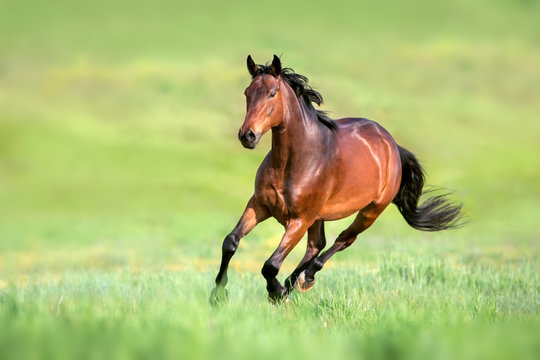
#> input picture data/horse.jpg, 540 x 360 px
$ python stitch_image.py
#> lines starting #> are read from the running program, lines starting #| are printed output that depends on the picture
import cv2


def vertical_stitch(img1, img2):
    """
    Stitch images vertical
    Args:
        img1: input image1
        img2: input image2

    Returns:
        vertical stitch image
    """
    stitch_image = cv2.vconcat([img1, img2])
    return stitch_image


def horizontal_stitch(img1, img2):
    """
    Stitch images vertical

    Args:
        img1: input image1
        img2: input image2

    Returns:
        horizontal stitch image
    """
    stitch_image = cv2.hconcat([img1, img2])
    return stitch_image


def main():
    image_path1 = "../data/horse.jpg"
    image_path2 = "../data/horse1.jpg"

    image1 = cv2.imread(image_path1)
#> image1 is the input picture: shape (360, 540, 3); mean B, G, R 115, 190.9, 174.8
    image2 = cv2.imread(image_path2)
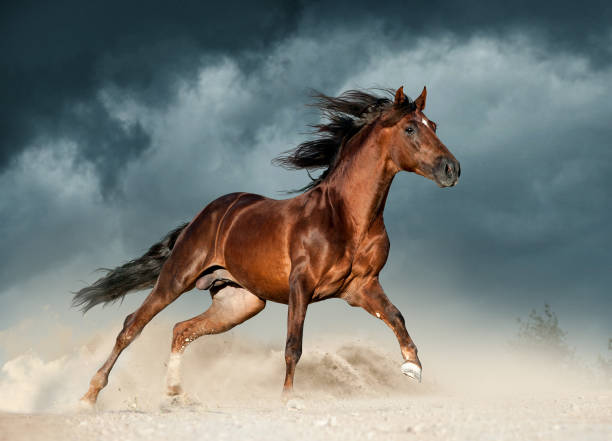
#> input picture data/horse1.jpg, 612 x 441 px
#> image2 is the input picture: shape (441, 612, 3); mean B, G, R 125.1, 129.3, 125.5

    height, width, _ = image1.shape
#> height = 360; width = 540
    image2 = cv2.resize(image2, (width, height))
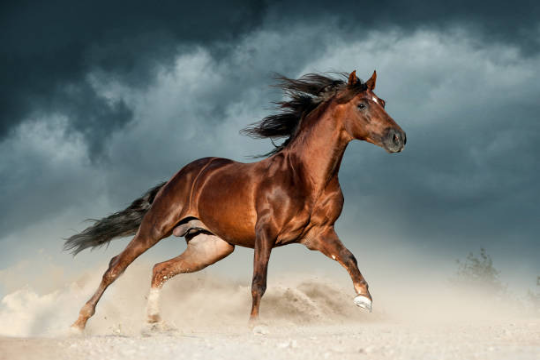
#> image2: shape (360, 540, 3); mean B, G, R 125, 129.2, 125.4

    horizontal_stitch_image = horizontal_stitch(image1, image2)
#> in horizontal_stitch, `stitch_image = cv2.hconcat([img1, img2])`:
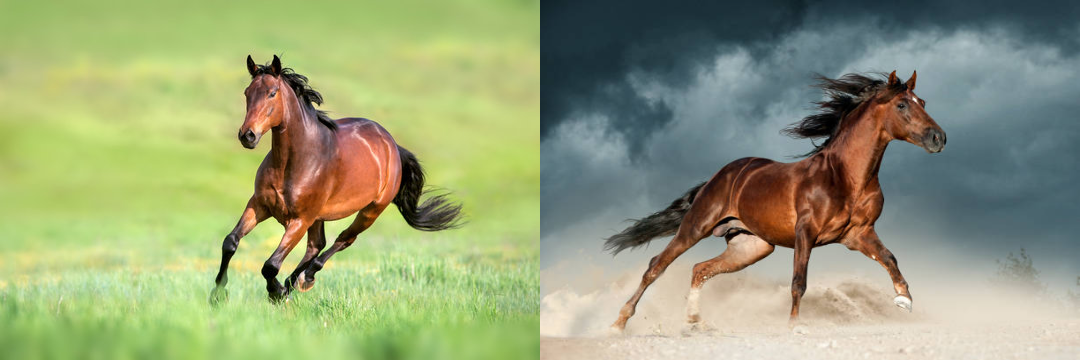
#> stitch_image: shape (360, 1080, 3); mean B, G, R 120, 160, 150.1
    vertical_stitch_image = vertical_stitch(image1, image2)
#> in vertical_stitch, `stitch_image = cv2.vconcat([img1, img2])`:
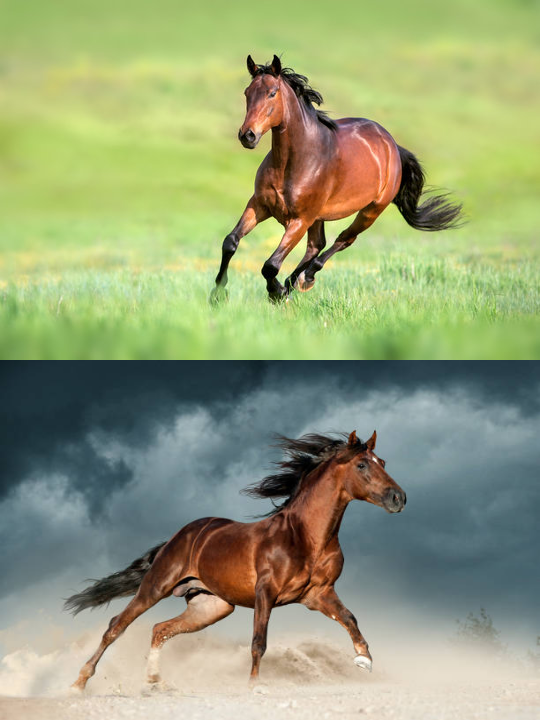
#> stitch_image: shape (720, 540, 3); mean B, G, R 120, 160, 150.1

    cv2.imshow('Horizontal Stitch Image', horizontal_stitch_image)
    cv2.imshow('Vertical Stitch Image', vertical_stitch_image)

    cv2.waitKey(0)
    cv2.destroyAllWindows()


if __name__ == "__main__":
    main()
